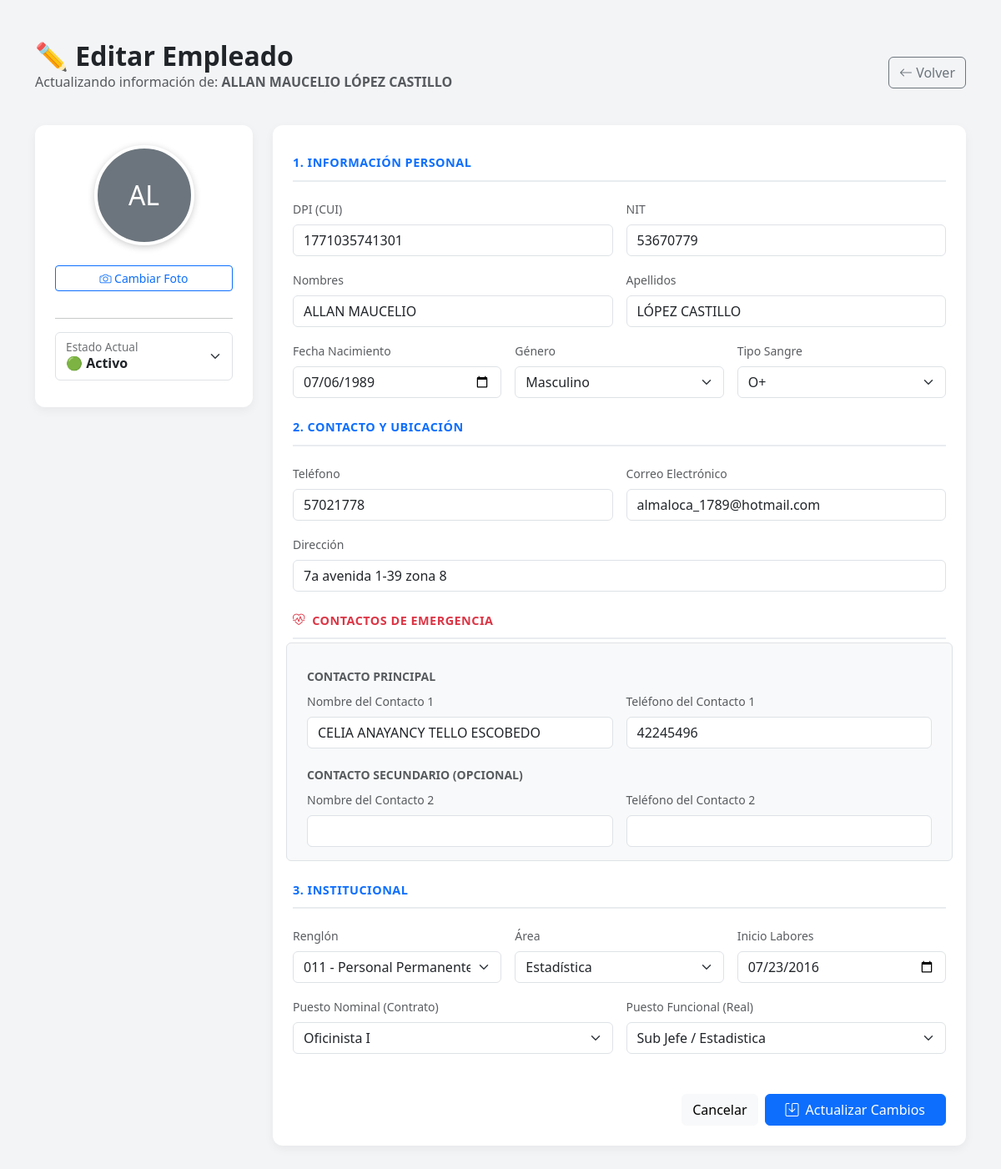
The app's page /editar_empleado.php?id=8 (signed in) with its own data.
### tables this page shows
CREATE TABLE `empleados` (
  `id` int(11) NOT NULL,
  `dpi` varchar(15) NOT NULL,
  `nit` varchar(15) DEFAULT NULL,
  `nombres` varchar(100) NOT NULL,
  `apellidos` varchar(100) NOT NULL,
  `fecha_nacimiento` date NOT NULL,
  `genero` enum('M','F') NOT NULL,
  `tipo_sangre` varchar(5) DEFAULT NULL,
  `telefono` varchar(20) NOT NULL,
  `correo_electronico` varchar(100) DEFAULT NULL,
  `direccion` text NOT NULL,
  `departamento` varchar(100) DEFAULT NULL,
  `municipio` varchar(100) DEFAULT NULL,
  `contacto_emergencia_nombre` varchar(100) DEFAULT NULL,
  `contacto_emergencia_telefono` varchar(20) DEFAULT NULL,
  `contacto_emergencia_nombre2` varchar(100) DEFAULT NULL,
  `contacto_emergencia_telefono2` varchar(100) DEFAULT NULL,
  `fecha_inicio_labores` date NOT NULL,
  `fecha_ultimo_ascenso` date DEFAULT NULL,
  `id_renglon` int(11) NOT NULL,
  `id_area` int(11) NOT NULL,
  `id_puesto_nominal` int(11) NOT NULL,
  `id_puesto_funcional` int(11) NOT NULL,
  `foto_perfil` varchar(255) DEFAULT NULL,
  `estado` enum('Activo','Suspendido','Vacaciones','Baja') DEFAULT 'Activo',
  `creado_por` varchar(50) DEFAULT NULL,
  `created_at` timestamp NOT NULL DEFAULT current_timestamp(),
  `updated_at` timestamp NOT NULL DEFAULT current_timestamp() ON UPDATE current_timestamp()
);

CREATE TABLE `catalogo_renglones` (
  `id` int(11) NOT NULL,
  `codigo` varchar(10) NOT NULL,
  `descripcion` varchar(100) NOT NULL
);

CREATE TABLE `catalogo_areas` (
  `id` int(11) NOT NULL,
  `nombre` varchar(100) NOT NULL,
  `descripcion` text DEFAULT NULL
);

CREATE TABLE `catalogo_puestos_nominales` (
  `id` int(11) NOT NULL,
  `codigo` varchar(20) DEFAULT NULL,
  `nombre` varchar(100) NOT NULL
);

CREATE TABLE `catalogo_cargos` (
  `id` int(11) NOT NULL,
  `nombre` varchar(100) NOT NULL
);

### editar_empleado.php (the view, shortened to what this page needs)
<?php
require_once 'config/db.php';
$id_empleado = $_GET['id'];
try {
    $stmt = $pdo->prepare("SELECT * FROM empleados WHERE id = ?");
    $stmt->execute([$id_empleado]);
    $emp = $stmt->fetch(PDO::FETCH_ASSOC);
    $renglones = $pdo->query("SELECT * FROM catalogo_renglones ORDER BY codigo ASC")->fetchAll();
    $areas = $pdo->query("SELECT * FROM catalogo_areas ORDER BY nombre ASC")->fetchAll();
    $cargos_nominales = $pdo->query("SELECT * FROM catalogo_puestos_nominales ORDER BY nombre ASC")->fetchAll();
    $cargos_funcionales = $pdo->query("SELECT * FROM catalogo_cargos ORDER BY nombre ASC")->fetchAll();
} catch (PDOException $e) {
    die("Error: " . $e->getMessage());
}
?>
<!DOCTYPE html>
<html lang="es">
<head>
    <link href="https://cdn.jsdelivr.net/npm/bootstrap@5.3.0/dist/css/bootstrap.min.css" rel="stylesheet">
    <link rel="stylesheet" href="https://cdn.jsdelivr.net/npm/bootstrap-icons@1.10.0/font/bootstrap-icons.css">
</head>
<body>
<div class="container py-5">
    <div class="d-flex justify-content-between align-items-center mb-4">
        <div>
            <h2 class="fw-bold text-dark mb-0">✏️ Editar Empleado</h2>
            <p class="text-muted">Actualizando información de: <strong><?= $emp['nombres'] ?> <?= $emp['apellidos'] ?></strong></p>
        </div>
        <a href="index.php" class="btn btn-outline-secondary"><i class="bi bi-arrow-left"></i> Volver</a>
    </div>
    <form action="actualizar_empleado.php" method="POST" enctype="multipart/form-data" class="needs-validation" novalidate>
        <div class="row">
            <div class="col-lg-3 mb-4">
                <div class="card p-4 text-center sticky-top" style="top: 20px; z-index: 1;">
                    <div class="mb-3 position-relative" id="contenedor-foto">
                        <?php if (!empty($emp['foto_perfil']) && file_exists("imagenes/perfiles/" . $emp['foto_perfil'])): ?>
                            <img src="imagenes/perfiles/<?= $emp['foto_perfil'] ?>" class="img-preview mb-2" id="previewImg">
                        <?php else: ?>
                            <div id="initialsAvatar" class="img-preview d-flex align-items-center justify-content-center bg-secondary text-white mx-auto mb-2" style="font-size: 2rem;">
                                <?= strtoupper(substr($emp['nombres'], 0, 1) . substr($emp['apellidos'], 0, 1)) ?>
                            </div>
                        <?php endif; ?>
                    </div>
                    <label class="btn btn-sm btn-outline-primary mb-3">
                        <i class="bi bi-camera"></i> Cambiar Foto
                    </label>
                    <hr>
                    <div class="form-floating mb-2">
                        <select class="form-select fw-bold" id="estado" name="estado" required>
                            <option value="Activo" <?= $emp['estado'] == 'Activo' ? 'selected' : '' ?>>🟢 Activo</option>
                        </select>
                        <label for="estado">Estado Actual</label>
                    </div>
                </div>
            </div>
            <div class="col-lg-9">
                <div class="card p-4">
                    <div class="section-title text-primary">1. Información Personal</div>
                    <div class="row g-3">
                        <div class="col-md-6">
                            <label class="form-label text-muted small">DPI (CUI)</label>
                            <input type="text" class="form-control" name="dpi" value="<?= $emp['dpi'] ?>" required pattern="\d{13}">
                        </div>
                        <div class="col-md-6">
                            <label class="form-label text-muted small">NIT</label>
                            <input type="text" class="form-control" name="nit" value="<?= $emp['nit'] ?>">
                        </div>
                        <div class="col-md-6">
                            <label class="form-label text-muted small">Nombres</label>
                            <input type="text" class="form-control" name="nombres" value="<?= $emp['nombres'] ?>" required>
                        </div>
                        <div class="col-md-6">
                            <label class="form-label text-muted small">Apellidos</label>
                            <input type="text" class="form-control" name="apellidos" value="<?= $emp['apellidos'] ?>" required>
                        </div>
                        <div class="col-md-4">
                            <label class="form-label text-muted small">Fecha Nacimiento</label>
                            <input type="date" class="form-control" name="fecha_nacimiento" value="<?= $emp['fecha_nacimiento'] ?>" required>
                        </div>
                        <div class="col-md-4">
                            <label class="form-label text-muted small">Género</label>
                            <select class="form-select" name="genero" required>
                                <option value="M" <?= $emp['genero'] == 'M' ? 'selected' : '' ?>>Masculino</option>
                            </select>
                        </div>
                        <div class="col-md-4">
                            <label class="form-label text-muted small">Tipo Sangre</label>
                            <select class="form-select" name="tipo_sangre">
                                <?php
                                $tipos = ['O+', 'O-', 'A+', 'A-', 'B+', 'B-', 'AB+', 'AB-'];
                                foreach($tipos as $t): ?>
                                    <option value="<?= $t ?>" <?= $emp['tipo_sangre'] == $t ? 'selected' : '' ?>><?= $t ?></option>
                                <?php endforeach; ?>
                            </select>
                        </div>
                    </div>
<div class="section-title text-primary mt-4">2. Contacto y Ubicación</div>
                    <div class="row g-3">
                        <div class="col-md-6">
                            <label class="form-label text-muted small">Teléfono</label>
                            <input type="tel" class="form-control" name="telefono" value="<?= $emp['telefono'] ?>" required>
                        </div>
                        <div class="col-md-6">
                            <label class="form-label text-muted small">Correo Electrónico</label>
                            <input type="email" class="form-control" name="correo_electronico" value="<?= $emp['correo_electronico'] ?>">
                        </div>
                        <div class="col-12">
                            <label class="form-label text-muted small">Dirección</label>
                            <input type="text" class="form-control" name="direccion" value="<?= $emp['direccion'] ?>" required>
                        </div>
                    </div>
                    <div class="section-title text-danger mt-4"><i class="bi bi-heart-pulse me-1"></i> Contactos de Emergencia</div>
                    <div class="row g-3 bg-light p-3 rounded border">
                        <div class="col-12 mb-0">
                            <h6 class="text-muted small text-uppercase fw-bold m-0">Contacto Principal</h6>
                        </div>
                        <div class="col-md-6 mt-2">
                            <label class="form-label text-muted small">Nombre del Contacto 1</label>
                            <input type="text" class="form-control" name="contacto_emergencia_nombre" value="<?= $emp['contacto_emergencia_nombre'] ?>">
                        </div>
                        <div class="col-md-6 mt-2">
                            <label class="form-label text-muted small">Teléfono del Contacto 1</label>
                            <input type="tel" class="form-control" name="contacto_emergencia_telefono" value="<?= $emp['contacto_emergencia_telefono'] ?>">
                        </div>
                        <div class="col-12 mt-4 mb-0">
                            <h6 class="text-muted small text-uppercase fw-bold m-0">Contacto Secundario (Opcional)</h6>
                        </div>
                        <div class="col-md-6 mt-2">
                            <label class="form-label text-muted small">Nombre del Contacto 2</label>
                            <input type="text" class="form-control" name="contacto_emergencia_nombre2" value="<?= $emp['contacto_emergencia_nombre2'] ?>">
                        </div>
                        <div class="col-md-6 mt-2">
                            <label class="form-label text-muted small">Teléfono del Contacto 2</label>
                            <input type="tel" class="form-control" name="contacto_emergencia_telefono2" value="<?= $emp['contacto_emergencia_telefono2'] ?>">
                        </div>
                    </div>
                    <div class="section-title text-primary mt-4">3. Institucional</div>
                    <div class="row g-3">
                        <div class="col-md-4">
                            <label class="form-label text-muted small">Renglón</label>
                            <select class="form-select" name="id_renglon" required>
                                <?php foreach($renglones as $r): ?>
                                    <option value="<?= $r['id'] ?>" <?= $emp['id_renglon'] == $r['id'] ? 'selected' : '' ?>>
                                        <?= $r['codigo'] ?> - <?= $r['descripcion'] ?>
                                    </option>
                                <?php endforeach; ?>
                            </select>
                        </div>
                        <div class="col-md-4">
                            <label class="form-label text-muted small">Área</label>
                            <select class="form-select" name="id_area" required>
                                <?php foreach($areas as $a): ?>
                                    <option value="<?= $a['id'] ?>" <?= $emp['id_area'] == $a['id'] ? 'selected' : '' ?>>
                                        <?= $a['nombre'] ?>
                                    </option>
                                <?php endforeach; ?>
                            </select>
                        </div>
                        <div class="col-md-4">
                            <label class="form-label text-muted small">Inicio Labores</label>
                            <input type="date" class="form-control" name="fecha_inicio_labores" value="<?= $emp['fecha_inicio_labores'] ?>" required>
                        </div>
                        <div class="col-md-6">
                            <label class="form-label text-muted small">Puesto Nominal (Contrato)</label>
                            <select class="form-select" name="id_puesto_nominal" required>
                                <?php foreach($cargos_nominales as $cn): ?>
                                    <option value="<?= $cn['id'] ?>" <?= $emp['id_puesto_nominal'] == $cn['id'] ? 'selected' : '' ?>>
                                        <?= $cn['nombre'] ?>
                                    </option>
                                <?php endforeach; ?>
                            </select>
                        </div>
                        <div class="col-md-6">
                            <label class="form-label text-muted small">Puesto Funcional (Real)</label>
                            <select class="form-select" name="id_puesto_funcional" required>
                                <?php foreach($cargos_funcionales as $cf): ?>
                                    <option value="<?= $cf['id'] ?>" <?= $emp['id_puesto_funcional'] == $cf['id'] ? 'selected' : '' ?>>
                                        <?= $cf['nombre'] ?>
                                    </option>
                                <?php endforeach; ?>
                            </select>
                        </div>
                    </div>
                    <div class="mt-5 d-flex justify-content-end gap-2">
                        <button type="button" class="btn btn-light" onclick="window.history.back()">Cancelar</button>
                        <button type="submit" class="btn btn-primary px-4"><i class="bi bi-save me-2"></i>Actualizar Cambios</button>
                    </div>
                </div>
            </div>
        </div>
    </form>
</div>
</body>
</html>

### editar_empleado.php (style rules this page uses)
body { background-color: #f3f4f6; font-family: 'Segoe UI', system-ui, sans-serif; }
.card { border: none; box-shadow: 0 4px 12px rgba(0,0,0,0.05); border-radius: 12px; }
.img-preview { width: 120px; height: 120px; object-fit: cover; border-radius: 50%; border: 4px solid #fff; box-shadow: 0 2px 8px rgba(0,0,0,0.2); }
.section-title { font-size: 0.9rem; font-weight: 700; text-transform: uppercase; color: #6c757d; letter-spacing: 0.5px; border-bottom: 2px solid #e9ecef; padding-bottom: 10px; margin-bottom: 20px; margin-top: 10px; }

### records on screen
empleados: nombres "ALLAN MAUCELIO", apellidos "LÓPEZ CASTILLO", nombres+apellidos "AL", estado "🟢 Activo", dpi "1771035741301", nit "53670779", fecha_nacimiento "07/06/1989", genero "Masculino", tipo_sangre "O+", telefono "57021778", correo_electronico "almaloca_1789@hotmail.com", direccion "7a avenida 1-39 zona 8", contacto_emergencia_nombre "CELIA ANAYANCY TELLO ESCOBEDO", contacto_emergencia_telefono "42245496", id_renglon "011 - Personal Permanente", id_area "Estadística", fecha_inicio_labores "07/23/2016", id_puesto_nominal "Oficinista I", id_puesto_funcional "Sub Jefe / Estadistica"
